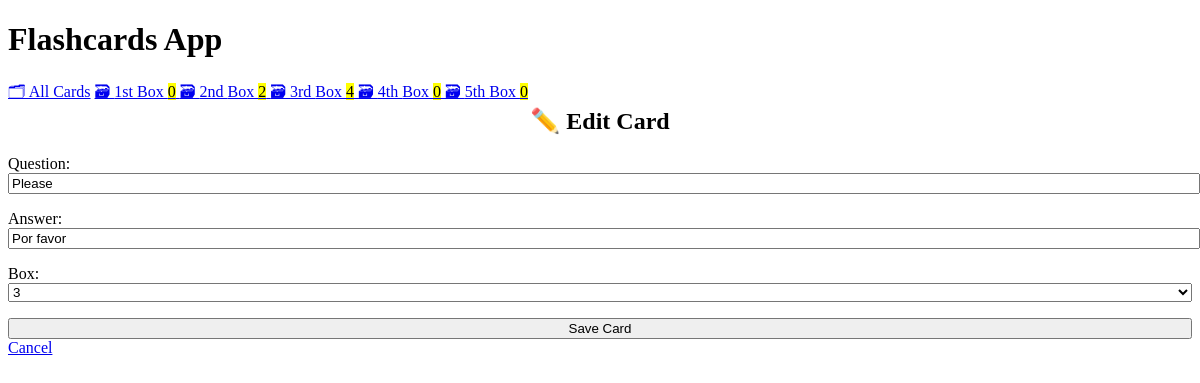
Page /edit/2 on the committed database.
### cards/models.py (models this page shows, shortened)
class Card(models.Model):
    question = models.CharField(max_length=100)
    answer = models.CharField(max_length=100)
    box = models.IntegerField(choices=zip(BOXES, BOXES), default=BOXES[0],)
    date_created = models.DateTimeField(auto_now_add=True)

### cards/views.py (the view)
# urls.py: path('edit/<int:pk>', CardUpdateView.as_view(), name='card-update'),
class CardUpdateView(CardCreateView, UpdateView):
    success_url = reverse_lazy('card-list')

### cards/templatetags/cards_tags.py (called while the page is built)
@register.inclusion_tag('cards/box_links.html')
def boxes_as_links():
    boxes = []
    for box_num in BOXES:
        card_count = Card.objects.filter(box=box_num).count()
        boxes.append({
            'number': box_num,
            'card_count': card_count,
        })
    return {'boxes': boxes}

### cards/templates/cards/card_form.html (shortened to what this page needs)
{% extends "cards/base.html" %}
{% block content %}
{% if card %}
<h2>✏️ Edit Card</h2>
{% else %}
<h2>✨ Create New Card</h2>
{% endif %}
<form method="post">
    {{ form.as_p }}
    <input type="submit" value="Save Card">
</form>
<a href="{% url 'card-list' %}">
    Cancel
</a>
{% endblock %}

### cards/templates/cards/base.html (style rules this page uses)
:root { --accent: #6e48ad; --accent-bg: white; --bg: #fff; --text: #212121; --text-light: #585858; --border: #d8dae1; --code: #d81b60; --preformatted: #444; }
h2 { text-align: center; }
h2, h4 { margin-top: 0; }
input, select, textarea { width: 100%; }

### rows in the picture
Card: question "Please", answer "Por favor", box "3"

### other values in the picture
{{ box.number | ordinal }} "1st" "2nd" "3rd" "4th" "5th"
{{ box.card_count }} "0" "2" "4" "0" "0"
